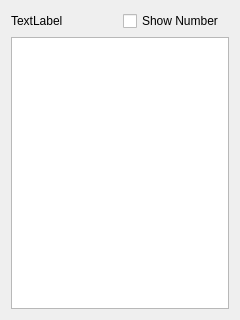
<?xml version="1.0" encoding="UTF-8"?>
<ui version="4.0">
 <class>WgtScrollString</class>
 <widget class="QWidget" name="WgtScrollString">
  <property name="geometry">
   <rect>
    <x>0</x>
    <y>0</y>
    <width>240</width>
    <height>320</height>
   </rect>
  </property>
  <property name="windowTitle">
   <string>Form</string>
  </property>
  <layout class="QGridLayout" name="gridLayout">
   <item row="0" column="0">
    <widget class="QLabel" name="lblTableName">
     <property name="text">
      <string>TextLabel</string>
     </property>
    </widget>
   </item>
   <item row="0" column="1">
    <widget class="QCheckBox" name="checkBox">
     <property name="text">
      <string>Show Number</string>
     </property>
    </widget>
   </item>
   <item row="1" column="0" colspan="2">
    <widget class="QTableView" name="tableView"/>
   </item>
  </layout>
 </widget>
 <resources/>
 <connections/>
</ui>
